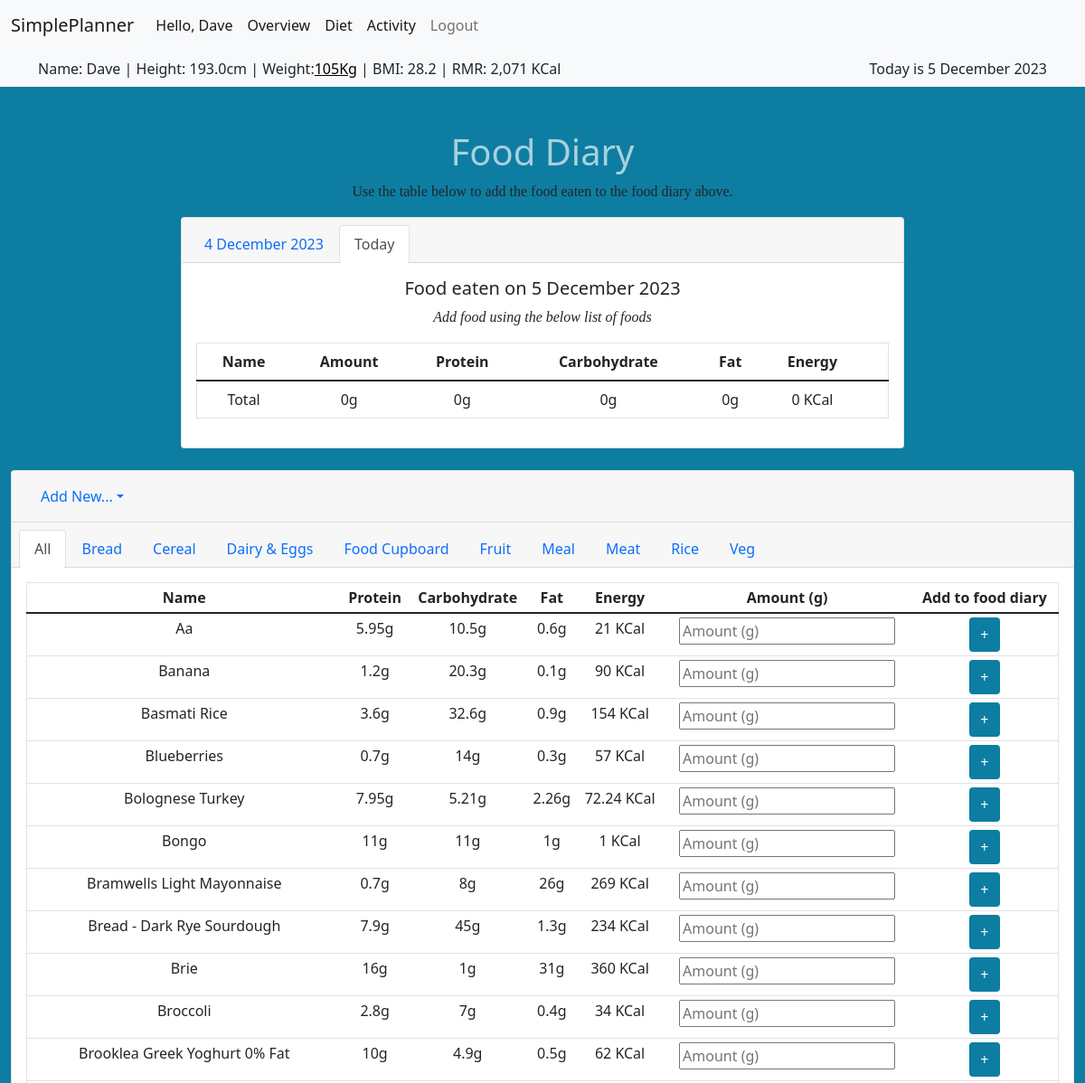
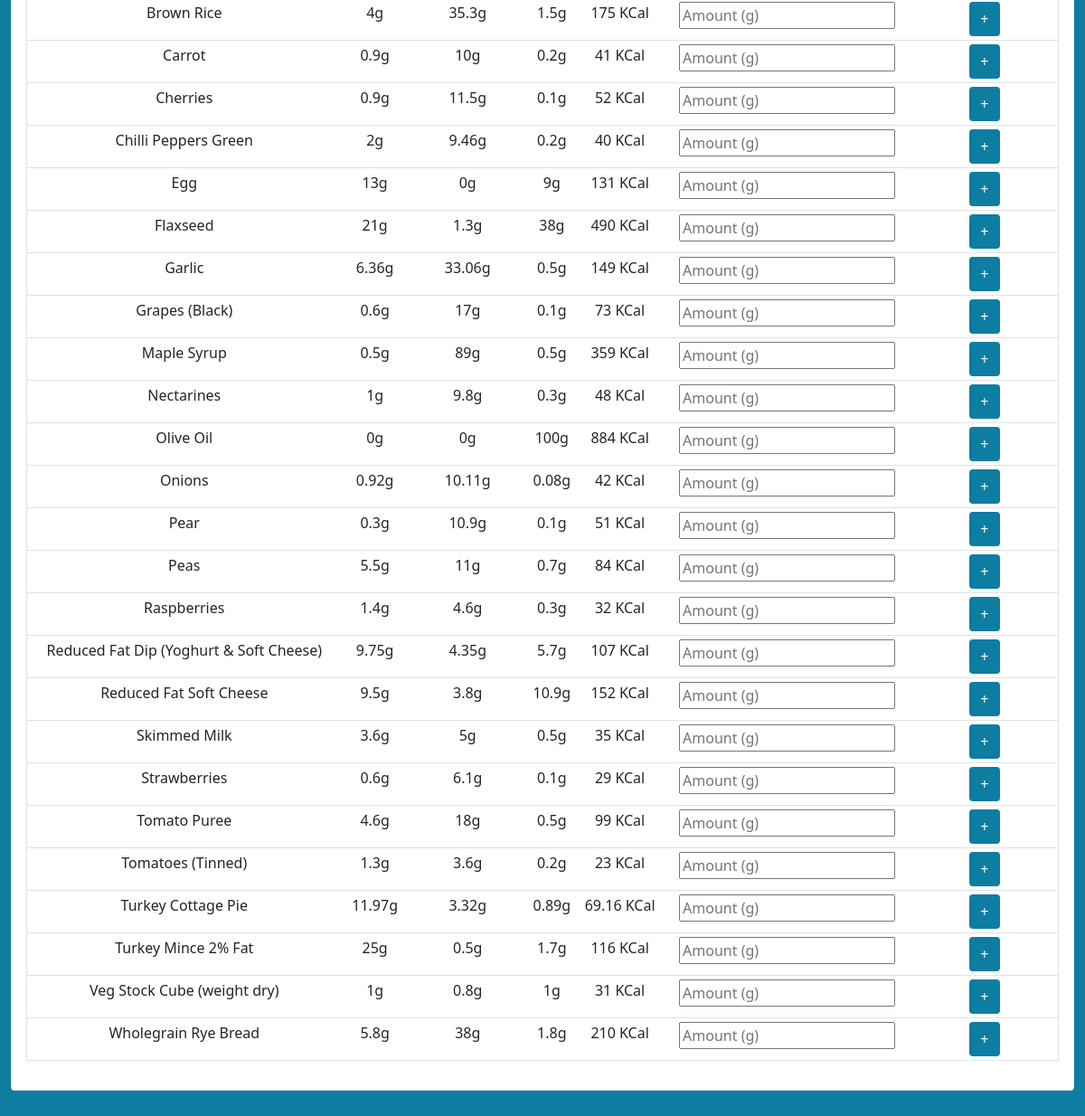
The app's page /diet_diary (signed in) with its own data (2 pictures, top to bottom).
### tables this page shows
CREATE TABLE food_type (
    id INTEGER PRIMARY KEY,
    type TEXT
);

CREATE TABLE standard_food (
    id INTEGER PRIMARY KEY,
    food_name TEXT,
    food_type_id INTEGER REFERENCES food_type(id) NOT NULL,
    energy INTEGER,
    protein INTEGER,
    carbohydrate INTEGER,
    fat INTEGER
);

### app.py (the view)
@app.route("/diet_diary", methods=["GET", "POST"])
@helpers.login_required
def diet_diary():
    if request.method == "POST":
        try:
            values = helpers.check_values(request.form.to_dict(flat=True), string=["name"], zero=[
                "energy", "protein", "carbohydrate", "fat"], positive=["amount"])
        except Exception as e:
            print(f"/diet_diary ERROR: {e}")
            pass
        else:
            energy = round(values["energy"] * values["amount"] / 100, 2)
            protein = round(values["protein"] * values["amount"] / 100, 2)
            carbs = round(values["carbohydrate"] * values["amount"] / 100, 2)
            fat = round(values["fat"] * values["amount"] / 100, 2)
            cur = db.cursor()
            cur.execute("INSERT INTO consumption (user_id, date, food_name, amount, energy, protein, carbohydrate, fat) VALUES (?, ?, ?, ?, ?, ?, ?, ?)",
                        (session["user_id"], session["date"], request.form.get("name"), request.form.get("amount"), energy, protein, carbs, fat))
            db.commit()
            cur.close()
        return redirect(request.referrer)
    else:
        cur = db.cursor()
        consumption = cur.execute("SELECT * FROM consumption WHERE user_id = ? AND date = ?",
                                  ((session["user_id"], session["date"]))).fetchall()
        foods = cur.execute("""SELECT standard_food.id, standard_food.food_name, standard_food.energy, standard_food.protein, standard_food.carbohydrate, standard_food.fat, food_type.type, food_type.id AS food_type_id
                            FROM standard_food
                            INNER JOIN food_type ON standard_food.food_type_id = food_type.id
                            WHERE food_type_id LIKE ?
                            UNION
                            SELECT custom_food.id, custom_food.food_name, custom_food.energy, custom_food.protein, custom_food.carbohydrate, custom_food.fat, food_type.type, food_type.id AS food_type_id
                            FROM custom_food INNER JOIN food_type ON custom_food.food_type_id = food_type.id
                            WHERE food_type.id LIKE ?
                            AND custom_food.user_id = ?
                            ORDER BY food_name""", ((session["food_type"]), (session["food_type"]), (session["user_id"]))).fetchall()
        food_types = cur.execute(
            "SELECT * FROM food_type ORDER BY type").fetchall()
        cur.close()
        return render_template("diet_diary.html", consumption=consumption, foods=foods, food_types=food_types)

### helpers.py (called while the page is built)
def dict_factory(cursor, row):
    fields = [column[0] for column in cursor.description]
    return {key: value for key, value in zip(fields, row)}

def login_required(f):
    @wraps(f)
    def decorated_function(*args, **kwargs):
        if session.get("user_id") is None:
            return redirect("/login")
        return f(*args, **kwargs)
    return decorated_function

def kcal(value):
    return f"{value:,} KCal"

def gkg(value):
    if value < 1000:
        return f"{value:}g"
    else:
        return f"{float(value/1000):,.1f}Kg"

def date_format(value):
    months = ("January", "February", "March", "April", "May", "June",
              "July", "August", "September", "October", "November", "December")
    month = months[value.month-1]
    return "{} {} {}".format(value.day, month, value.year)

def date_format_previousday(value):
    value = value - timedelta(days=1)
    months = ("January", "February", "March", "April", "May", "June",
              "July", "August", "September", "October", "November", "December")
    month = months[value.month-1]
    return "{} {} {}".format(value.day, month, value.year)

### templates/diet_diary.html (shortened to what this page needs)
{% extends "layout.html" %}
{% block main %}
<h1>Food Diary</h1>
<p>Use the table below to add the food eaten to the food diary above.</p>
<div class="card" style="width: 50rem; margin-left: auto; margin-right: auto;">
    <div class="card-header">
        <ul class="nav nav-tabs card-header-tabs">
            <li class="nav-item">
                <form action="/change_day" method="post">
                    <button type="submit" class="nav-link">{{ session["date"] | date_format_previousday }}</button>
                </form>
            </li>
            <li class="nav-item">
                {% if session["date"] == session["today"] %}
                <form action="/change_day" method="post">
                    <button type="submit" class="nav-link active" disabled>Today</button>
                </form>
                {% else %}
                <form action="/change_day" method="post">
                    <input type="hidden" name="day" value="0">
                    <button type="submit" class="nav-link active">Return to Today</button>
                </form>
                {% endif %}
            </li>
        </ul>
    </div>
    <div class="card-body">
        <h5 class="card-title">Food eaten on {{ session["date"] | date_format }}</h5>
        <p><i>Add food using the below list of foods</i></p>
        <table class="table">
            <thead>
                <tr>
                    <th>Name</th>
                    <th>Amount</th>
                    <th>Protein</th>
                    <th>Carbohydrate</th>
                    <th>Fat</th>
                    <th>Energy</th>
                    <th></th>
                </tr>
            </thead>
            <tfoot>
                <tr>
                    <td>Total</td>
                    <td>{{ consumption | sum(attribute="amount") | round(1) | gkg }}</td>
                    <td>{{ consumption | sum(attribute="protein") | round(1) | gkg }}</td>
                    <td>{{ consumption | sum(attribute="carbohydrate") | round(1) | gkg }}</td>
                    <td>{{ consumption | sum(attribute="fat") | round(1) | gkg }}</td>
                    <td>{{ consumption | sum(attribute="energy") | round | int | kcal }}</td>
                    <td></td>
                </tr>
            </tfoot>
        </table>
    </div>
</div>
<br>
<div class="card text-center">
    <div class="card-header">
        <ul class="nav nav-pills">
            <li class="nav-item dropdown">
                <a class="nav-link dropdown-toggle" data-bs-toggle="dropdown" href="#" role="button"
                    aria-expanded="false">Add New...</a>
            </li>
        </ul>
    </div>
    <div class="card-header">
        <ul class="nav nav-tabs card-header-tabs">
            {% if session["food_type"] == "%" %}
            <form action="/change_food_type" method="post">
                <button type="submit" class="nav-link active">All</button>
            </form>
            {% else %}
            <form action="/change_food_type" method="post">
                <input type="hidden" name="id" value="%">
                <button type="submit" class="nav-link">All</button>
            </form>
            {% endif %}
            {% for type in food_types %}
            {% if session["food_type"] | int == type["id"] %}
            <form action="/change_food_type" method="post">
                <input type="hidden" name="id" value='{{ type["id"] }}'>
                <button type="submit" class="nav-link active">{{ type["type"] }}</button>
            </form>
            {% else %}
            <form action="/change_food_type" method="post">
                <button type="submit" class="nav-link">{{ type["type"] }}</button>
            </form>
            {% endif %}
            {% endfor %}
        </ul>
    </div>
    <div class="card-body">
        <table class="table table-sm table-hover">
            <thead>
                <tr>
                    <th>Name</th>
                    <th>Protein</th>
                    <th>Carbohydrate</th>
                    <th>Fat</th>
                    <th>Energy</th>
                    <th>Amount (g)</th>
                    <th>Add to food diary</th>
                </tr>
            </thead>
            <tbody>
                {% for food in foods %}
                <tr>
                    <form action="/diet_diary" method="post">
                        <td>{{ food["food_name"] }}<input type="hidden" id="food_name" name="name"
                                value='{{ food["food_name"] }}'></td>
                        <td>{{ food["protein"] | gkg }}<input type="hidden" id="protein" name="protein"
                                value='{{ food["protein"] }}'></td>
                        <td>{{ food["carbohydrate"] | gkg }}<input type="hidden" id="carbohydrate" name="carbohydrate"
                                value='{{ food["carbohydrate"] }}'></td>
                        <td>{{ food["fat"] | gkg }}<input type="hidden" id="fat" name="fat" value='{{ food["fat"] }}'>
                        </td>
                        <td>{{ food["energy"] |kcal }}<input type="hidden" id="energy" name="energy"
                                value='{{ food["energy"] }}'></td>
                        <td><input autocomplete="off" id="amount" name="amount" placeholder="Amount (g)" required
                                type="number"></td>
                        <td>
                            <button type="submit">+</button>
                        </td>
                    </form>
                </tr>
                {% endfor %}
            </tbody>
        </table>
    </div>
</div>
{% endblock %}

### static/style.css (style rules this page uses)
body { background-color: rgb(14, 125, 162); }
h1 { color: rgba(255, 255, 255, 0.645); text-align: center; }
p { font-family: verdana; font-size: 16px; }
a { color: rgb(255, 255, 255); }
table { border: 1px solid; }
button { background-color: rgb(14, 125, 162); border: 2px solid rgb(14, 125, 162); color: white; padding: 5px 10px; text-align: center; text-decoration: none; display: inline-block; font-size: 16px; border-radius: 4px; transition-duration: 0.4s; }

### records on screen
food_type: type "Bread", food_name "Wholegrain Rye Bread", protein|gkg "5.8g", carbohydrate|gkg "38g", fat|gkg "1.8g", energy|kcal "210 KCal"
food_type: type "Cereal"
food_type: type "Dairy & Eggs", food_name "Reduced Fat Soft Cheese", protein|gkg "9.5g", carbohydrate|gkg "3.8g", fat|gkg "10.9g", energy|kcal "152 KCal"
food_type: type "Food Cupboard"
food_type: type "Fruit"
food_type: type "Meal", food_name "Aa", protein|gkg "5.95g", carbohydrate|gkg "10.5g", fat|gkg "0.6g", energy|kcal "21 KCal", food_name "Bolognese Turkey", protein|gkg "7.95g", carbohydrate|gkg "5.21g", fat|gkg "2.26g", energy|kcal "72.24 KCal", food_name "Reduced Fat Dip (Yoghurt & Soft Cheese)", protein|gkg "9.75g", carbohydrate|gkg "4.35g", fat|gkg "5.7g", energy|kcal "107 KCal", food_name "Turkey Cottage Pie", protein|gkg "11.97g", carbohydrate|gkg "3.32g", fat|gkg "0.89g", energy|kcal "69.16 KCal"
food_type: type "Meat"
food_type: type "Rice"
food_type: type "Veg", food_name "Bongo", protein|gkg "11g", carbohydrate|gkg "11g", fat|gkg "1g", energy|kcal "1 KCal"
standard_food: food_name "Banana", protein|gkg "1.2g", carbohydrate|gkg "20.3g", fat|gkg "0.1g", energy|kcal "90 KCal"
standard_food: food_name "Basmati Rice", protein|gkg "3.6g", carbohydrate|gkg "32.6g", fat|gkg "0.9g", energy|kcal "154 KCal"
standard_food: food_name "Blueberries", protein|gkg "0.7g", carbohydrate|gkg "14g", fat|gkg "0.3g", energy|kcal "57 KCal"
standard_food: food_name "Bramwells Light Mayonnaise", protein|gkg "0.7g", carbohydrate|gkg "8g", fat|gkg "26g", energy|kcal "269 KCal"
standard_food: food_name "Bread - Dark Rye Sourdough", protein|gkg "7.9g", carbohydrate|gkg "45g", fat|gkg "1.3g", energy|kcal "234 KCal"
standard_food: food_name "Brie", protein|gkg "16g", carbohydrate|gkg "1g", fat|gkg "31g", energy|kcal "360 KCal"
standard_food: food_name "Broccoli", protein|gkg "2.8g", carbohydrate|gkg "7g", fat|gkg "0.4g", energy|kcal "34 KCal"
standard_food: food_name "Brooklea Greek Yoghurt 0% Fat", protein|gkg "10g", carbohydrate|gkg "4.9g", fat|gkg "0.5g", energy|kcal "62 KCal"
standard_food: food_name "Brown Rice", protein|gkg "4g", carbohydrate|gkg "35.3g", fat|gkg "1.5g", energy|kcal "175 KCal"
standard_food: food_name "Carrot", protein|gkg "0.9g", carbohydrate|gkg "10g", fat|gkg "0.2g", energy|kcal "41 KCal"
standard_food: food_name "Cherries", protein|gkg "0.9g", carbohydrate|gkg "11.5g", fat|gkg "0.1g", energy|kcal "52 KCal"
standard_food: food_name "Chilli Peppers Green", protein|gkg "2g", carbohydrate|gkg "9.46g", fat|gkg "0.2g", energy|kcal "40 KCal"
standard_food: food_name "Egg", protein|gkg "13g", carbohydrate|gkg "0g", fat|gkg "9g", energy|kcal "131 KCal"
standard_food: food_name "Flaxseed", protein|gkg "21g", carbohydrate|gkg "1.3g", fat|gkg "38g", energy|kcal "490 KCal"
standard_food: food_name "Garlic", protein|gkg "6.36g", carbohydrate|gkg "33.06g", fat|gkg "0.5g", energy|kcal "149 KCal"
standard_food: food_name "Grapes (Black)", protein|gkg "0.6g", carbohydrate|gkg "17g", fat|gkg "0.1g", energy|kcal "73 KCal"
standard_food: food_name "Maple Syrup", protein|gkg "0.5g", carbohydrate|gkg "89g", fat|gkg "0.5g", energy|kcal "359 KCal"
standard_food: food_name "Nectarines", protein|gkg "1g", carbohydrate|gkg "9.8g", fat|gkg "0.3g", energy|kcal "48 KCal"
standard_food: food_name "Olive Oil", protein|gkg "0g", carbohydrate|gkg "0g", fat|gkg "100g", energy|kcal "884 KCal"
standard_food: food_name "Onions", protein|gkg "0.92g", carbohydrate|gkg "10.11g", fat|gkg "0.08g", energy|kcal "42 KCal"
standard_food: food_name "Pear", protein|gkg "0.3g", carbohydrate|gkg "10.9g", fat|gkg "0.1g", energy|kcal "51 KCal"
standard_food: food_name "Peas", protein|gkg "5.5g", carbohydrate|gkg "11g", fat|gkg "0.7g", energy|kcal "84 KCal"
standard_food: food_name "Raspberries", protein|gkg "1.4g", carbohydrate|gkg "4.6g", fat|gkg "0.3g", energy|kcal "32 KCal"
standard_food: food_name "Skimmed Milk", protein|gkg "3.6g", carbohydrate|gkg "5g", fat|gkg "0.5g", energy|kcal "35 KCal"
standard_food: food_name "Strawberries", protein|gkg "0.6g", carbohydrate|gkg "6.1g", fat|gkg "0.1g", energy|kcal "29 KCal"
standard_food: food_name "Tomato Puree", protein|gkg "4.6g", carbohydrate|gkg "18g", fat|gkg "0.5g", energy|kcal "99 KCal"
standard_food: food_name "Tomatoes (Tinned)", protein|gkg "1.3g", carbohydrate|gkg "3.6g", fat|gkg "0.2g", energy|kcal "23 KCal"
standard_food: food_name "Turkey Mince 2% Fat", protein|gkg "25g", carbohydrate|gkg "0.5g", fat|gkg "1.7g", energy|kcal "116 KCal"
standard_food: food_name "Veg Stock Cube (weight dry)", protein|gkg "1g", carbohydrate|gkg "0.8g", fat|gkg "1g", energy|kcal "31 KCal"

### other values on screen
{{ session["username"] }} "Dave"
{{ session["height"] }} "193.0"
{{ session['weight'] }} "105"
{{ session["rmr"] | kcal }} "2,071 KCal"
{{ session["today"] | date_format }} "5 December 2023"
{{ session["date"] | date_format_previousday }} "4 December 2023"
{{ session["date"] | date_format }} "5 December 2023"
{{ consumption | sum(attribute="amount") | round(1) | gkg }} "0g"
{{ consumption | sum(attribute="protein") | round(1) | gkg }} "0g"
{{ consumption | sum(attribute="carbohydrate") | round(1) | gkg }} "0g"
{{ consumption | sum(attribute="fat") | round(1) | gkg }} "0g"
{{ consumption | sum(attribute="energy") | round | int | kcal }} "0 KCal"
